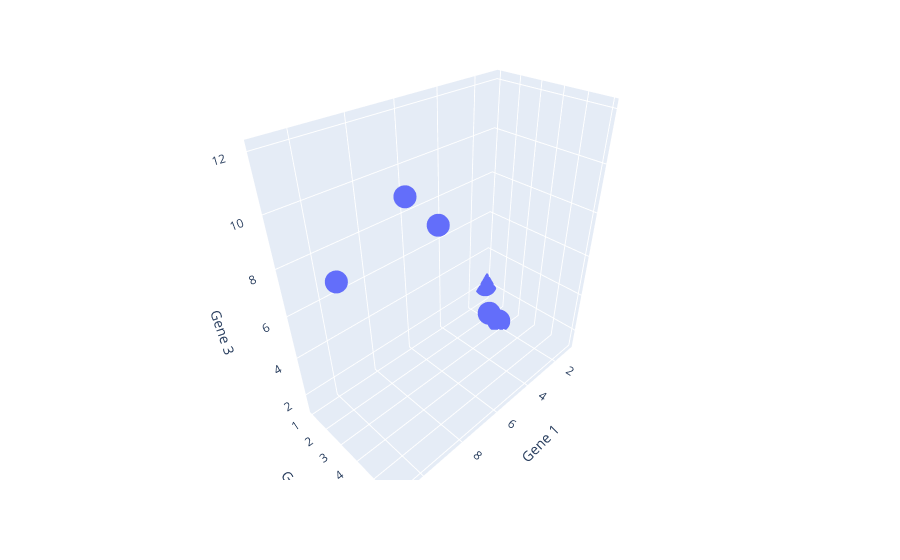

Write notebook code for a chart like this one.
### Code cell
# Plot Gene 1, Gene 2, Gene 3
def isolate():
    fig = px.scatter_3d(data_frame=X_train, x='Gene 1', y='Gene 2', z='Gene 3')
    fig.show()

isolate()

### Figure 1 — Plotly figure (JSON) as saved in the notebook; plotly's stock layout.template omitted (floating-point values rounded to 4 significant figures)
{"data": [{"hovertemplate": "Gene 1=%{x}<br>Gene 2=%{y}<br>Gene 3=%{z}<extra></extra>", "legendgroup": "", "marker": {"color": "#636efa", "symbol": "circle"}, "mode": "markers", "name": "", "scene": "scene", "showlegend": false, "type": "scatter3d", "x": [10, 11, 8, 3, 2, 1], "y": [6, 4, 5, 3, 2.8, 1], "z": [12, 9, 10, 2.5, 1.3, 2]}], "layout": {"legend": {"tracegroupgap": 0}, "margin": {"t": 60}, "scene": {"domain": {"x": [0, 1], "y": [0, 1]}, "xaxis": {"title": {"text": "Gene 1"}}, "yaxis": {"title": {"text": "Gene 2"}}, "zaxis": {"title": {"text": "Gene 3"}}}}}
